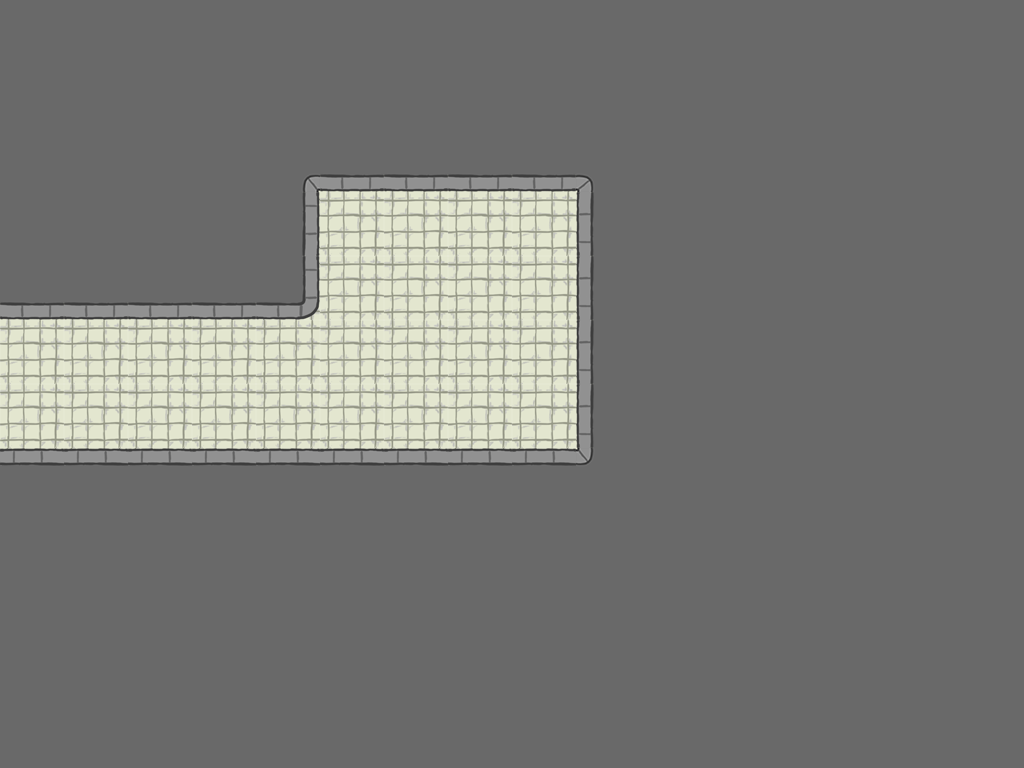

Tiled map render using the project's own tile images. Description and the whole map definition, tile-layer contents included, below:
An orthogonal 16x12 tile map with 64x64 px tiles, 1 tile layer (Tiles) and 2 objects (Door, Controls).

<map version="1.0" orientation="orthogonal" width="16" height="12" tilewidth="64" tileheight="64">
 <tileset firstgid="1" name="tileset" tilewidth="64" tileheight="64">
  <image source="../TileSets/tileset.png" width="384" height="192" />
  <tile id="0">
   <properties>
    <property name="walkCost" value="100" />
   </properties>
  </tile>
  <tile id="1">
   <properties>
    <property name="walkCost" value="100" />
   </properties>
  </tile>
  <tile id="6">
   <properties>
    <property name="walkCost" value="100" />
   </properties>
  </tile>
 </tileset>
 <layer name="Tiles" width="16" height="12">
  <data>
   <tile gid="8" />
   <tile gid="8" />
   <tile gid="8" />
   <tile gid="8" />
   <tile gid="8" />
   <tile gid="8" />
   <tile gid="8" />
   <tile gid="8" />
   <tile gid="8" />
   <tile gid="8" />
   <tile gid="8" />
   <tile gid="8" />
   <tile gid="8" />
   <tile gid="8" />
   <tile gid="8" />
   <tile gid="8" />
   <tile gid="8" />
   <tile gid="8" />
   <tile gid="8" />
   <tile gid="8" />
   <tile gid="8" />
   <tile gid="8" />
   <tile gid="8" />
   <tile gid="8" />
   <tile gid="8" />
   <tile gid="8" />
   <tile gid="8" />
   <tile gid="8" />
   <tile gid="8" />
   <tile gid="8" />
   <tile gid="8" />
   <tile gid="8" />
   <tile gid="8" />
   <tile gid="8" />
   <tile gid="8" />
   <tile gid="8" />
   <tile gid="17" />
   <tile gid="4" />
   <tile gid="4" />
   <tile gid="4" />
   <tile gid="4" />
   <tile gid="16" />
   <tile gid="8" />
   <tile gid="8" />
   <tile gid="8" />
   <tile gid="8" />
   <tile gid="8" />
   <tile gid="8" />
   <tile gid="8" />
   <tile gid="8" />
   <tile gid="8" />
   <tile gid="8" />
   <tile gid="5" />
   <tile gid="1" />
   <tile gid="1" />
   <tile gid="1" />
   <tile gid="1" />
   <tile gid="6" />
   <tile gid="8" />
   <tile gid="8" />
   <tile gid="8" />
   <tile gid="8" />
   <tile gid="8" />
   <tile gid="8" />
   <tile gid="4" />
   <tile gid="4" />
   <tile gid="4" />
   <tile gid="4" />
   <tile gid="9" />
   <tile gid="1" />
   <tile gid="1" />
   <tile gid="1" />
   <tile gid="1" />
   <tile gid="6" />
   <tile gid="8" />
   <tile gid="8" />
   <tile gid="8" />
   <tile gid="8" />
   <tile gid="8" />
   <tile gid="8" />
   <tile gid="1" />
   <tile gid="1" />
   <tile gid="1" />
   <tile gid="1" />
   <tile gid="1" />
   <tile gid="1" />
   <tile gid="1" />
   <tile gid="1" />
   <tile gid="1" />
   <tile gid="6" />
   <tile gid="8" />
   <tile gid="8" />
   <tile gid="8" />
   <tile gid="8" />
   <tile gid="8" />
   <tile gid="8" />
   <tile gid="1" />
   <tile gid="1" />
   <tile gid="1" />
   <tile gid="1" />
   <tile gid="1" />
   <tile gid="1" />
   <tile gid="1" />
   <tile gid="1" />
   <tile gid="1" />
   <tile gid="6" />
   <tile gid="8" />
   <tile gid="8" />
   <tile gid="8" />
   <tile gid="8" />
   <tile gid="8" />
   <tile gid="8" />
   <tile gid="3" />
   <tile gid="3" />
   <tile gid="3" />
   <tile gid="3" />
   <tile gid="3" />
   <tile gid="3" />
   <tile gid="3" />
   <tile gid="3" />
   <tile gid="3" />
   <tile gid="15" />
   <tile gid="8" />
   <tile gid="8" />
   <tile gid="8" />
   <tile gid="8" />
   <tile gid="8" />
   <tile gid="8" />
   <tile gid="8" />
   <tile gid="8" />
   <tile gid="8" />
   <tile gid="8" />
   <tile gid="8" />
   <tile gid="8" />
   <tile gid="8" />
   <tile gid="8" />
   <tile gid="8" />
   <tile gid="8" />
   <tile gid="8" />
   <tile gid="8" />
   <tile gid="8" />
   <tile gid="8" />
   <tile gid="8" />
   <tile gid="8" />
   <tile gid="8" />
   <tile gid="8" />
   <tile gid="8" />
   <tile gid="8" />
   <tile gid="8" />
   <tile gid="8" />
   <tile gid="8" />
   <tile gid="8" />
   <tile gid="8" />
   <tile gid="8" />
   <tile gid="8" />
   <tile gid="8" />
   <tile gid="8" />
   <tile gid="8" />
   <tile gid="8" />
   <tile gid="8" />
   <tile gid="8" />
   <tile gid="8" />
   <tile gid="8" />
   <tile gid="8" />
   <tile gid="8" />
   <tile gid="8" />
   <tile gid="8" />
   <tile gid="8" />
   <tile gid="8" />
   <tile gid="8" />
   <tile gid="8" />
   <tile gid="8" />
   <tile gid="8" />
   <tile gid="8" />
   <tile gid="8" />
   <tile gid="8" />
   <tile gid="8" />
   <tile gid="8" />
   <tile gid="8" />
   <tile gid="8" />
   <tile gid="8" />
   <tile gid="8" />
   <tile gid="8" />
   <tile gid="8" />
   <tile gid="8" />
   <tile gid="8" />
   <tile gid="8" />
   <tile gid="8" />
   <tile gid="8" />
   <tile gid="8" />
   <tile gid="8" />
   <tile gid="8" />
  </data>
 </layer>
 <objectgroup name="Objects" width="16" height="12">
  <object name="DoorYellow" type="Door" x="1" y="357" width="64" height="64">
   <properties>
    <property name="direction" value="left" />
    <property name="locked" value="0" />
   </properties>
  </object>
  <object name="Controls" type="Controls" x="318" y="191" width="256" height="64">
   <properties>
    <property name="angle" value="0" />
   </properties>
  </object>
 </objectgroup>
</map>
